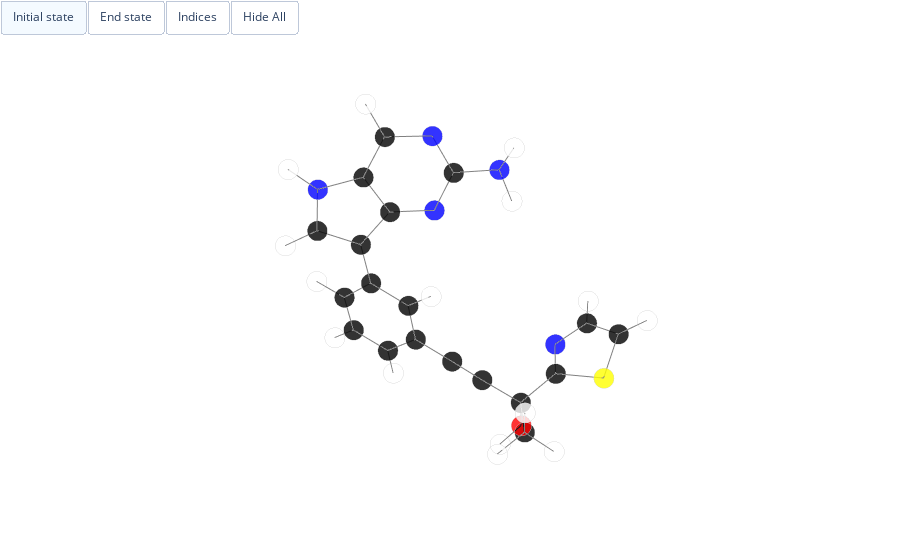

Here is the notebook cell this chart was saved with:
### Code cell
item = '/root/repo/prepare/4G3E_2/SYSTEM/Protein/inter2~mol409/morph.gro'
mg = MolGraph()
mg.read_grofile(item)
f = to_plotly_figure(mg)
iplot(f)

### Figure 1 — Plotly figure (JSON) as saved in the notebook; plotly's stock layout.template omitted (floating-point values rounded to 4 significant figures; data arrays with more than 128 entries replaced by an {"elided": "..."} marker saying what was removed)
{"data": [{"hoverinfo": "none", "marker": {"color": ["black", "black", "red", "black", "black", "black", "black", "black", "black", "black", "black", "black", "blue", "black", "black", "blue", "black", "blue", "blue", "black", "black", "black", "blue", "black", "black", "yellow", "white", "white", "white", "white", "white", "white", "white", "white", "white", "white", "white", "white", "white", "white", "white"], "line": {"color": "lightgray", "width": 2}, "opacity": 0.8, "size": 7, "symbol": "circle"}, "mode": "markers", "text": ["C", "C", "O", "C", "C", "C", "C", "C", "C", "C", "C", "C", "N", "C", "C", "N", "C", "N", "N", "C", "C", "C", "N", "C", "C", "S", "H", "H", "H", "H", "H", "H", "H", "H", "H", "H", "H", "H", "H", "H", "H"], "type": "scatter3d", "uid": "763620f8-ad13-4f59-bb08-a1b7fd8e6875", "x": [21.06, 20.01, 19.75, 20.57, 21.02, 21.56, 21.99, 22.52, 22.62, 22.2, 22.32, 23.33, 23.15, 22.06, 21.47, 20.37, 19.89, 18.77, 20.42, 21.52, 21.67, 18.7, 17.74, 16.66, 16.7, 18.26, 21.98, 21.23, 20.72, 20.57, 21.92, 22.84, 23.02, 24.16, 23.74, 21.82, 18.73, 18.74, 21.36, 15.84, 15.95], "y": [23.38, 22.3, 22.17, 21.06, 20.1, 18.93, 17.91, 16.76, 16.62, 17.63, 17.48, 16.76, 16.83, 17.61, 18, 18.78, 19.13, 19.94, 18.81, 18.03, 18.8, 22.65, 21.83, 22.3, 23.6, 24.21, 23.1, 23.48, 24.31, 21.95, 18.01, 15.99, 15.69, 16.2, 16.39, 17.72, 20.46, 20.46, 19.57, 21.71, 24.14], "z": [16.44, 16.2, 14.8, 16.76, 17.26, 17.83, 16.98, 17.53, 18.91, 19.79, 21.24, 21.86, 23.21, 23.49, 24.68, 24.61, 23.41, 23.4, 22.22, 22.29, 19.23, 16.86, 17.06, 17.65, 17.95, 17.41, 15.96, 17.5, 16.04, 14.34, 15.95, 16.92, 19.3, 21.45, 23.9, 25.66, 24.26, 22.53, 19.84, 17.86, 18.41]}, {"hoverinfo": "none", "marker": {"color": "grey", "opacity": 1, "size": 7}, "mode": "lines", "type": "scatter3d", "uid": "98aaae4e-a19b-4dc6-9d41-d124819b70b2", "x": {"elided": "264 float values"}, "y": {"elided": "264 float values"}, "z": {"elided": "264 float values"}}, {"hoverinfo": "none", "marker": {"color": "darkorange", "opacity": 0.2, "size": 3}, "mode": "lines", "type": "scatter3d", "uid": "e3338285-ef6b-4708-a4d1-ebd59d750d88", "x": [], "y": [], "z": []}], "layout": {"autosize": false, "hovermode": "closest", "margin": {"b": 0, "l": 0, "r": 0, "t": 0}, "scene": {"xaxis": {"showbackground": false, "showgrid": false, "showspikes": false, "showticklabels": false, "title": {"font": {"color": "white"}}, "zeroline": false}, "yaxis": {"showbackground": false, "showgrid": false, "showspikes": false, "showticklabels": false, "title": {"font": {"color": "white"}}, "zeroline": false}, "zaxis": {"showbackground": false, "showgrid": false, "showspikes": false, "showticklabels": false, "title": {"font": {"color": "white"}}, "zeroline": false}}, "showlegend": false, "updatemenus": [{"buttons": [{"args": [{"scene.annotations": [{"showarrow": false, "text": "C", "x": 21.06, "y": 23.38, "yshift": 15, "z": 16.44}, {"showarrow": false, "text": "C", "x": 20.01, "y": 22.3, "yshift": 15, "z": 16.2}, {"showarrow": false, "text": "O", "x": 19.75, "y": 22.17, "yshift": 15, "z": 14.8}, {"showarrow": false, "text": "C", "x": 20.57, "y": 21.06, "yshift": 15, "z": 16.76}, {"showarrow": false, "text": "C", "x": 21.02, "y": 20.1, "yshift": 15, "z": 17.26}, {"showarrow": false, "text": "C", "x": 21.56, "y": 18.93, "yshift": 15, "z": 17.83}, {"showarrow": false, "text": "C", "x": 21.99, "y": 17.91, "yshift": 15, "z": 16.98}, {"showarrow": false, "text": "C", "x": 22.52, "y": 16.76, "yshift": 15, "z": 17.53}, {"showarrow": false, "text": "C", "x": 22.62, "y": 16.62, "yshift": 15, "z": 18.91}, {"showarrow": false, "text": "C", "x": 22.2, "y": 17.63, "yshift": 15, "z": 19.79}, {"showarrow": false, "text": "C", "x": 22.32, "y": 17.48, "yshift": 15, "z": 21.24}, {"showarrow": false, "text": "C", "x": 23.33, "y": 16.76, "yshift": 15, "z": 21.86}, {"showarrow": false, "text": "N", "x": 23.15, "y": 16.83, "yshift": 15, "z": 23.21}, {"showarrow": false, "text": "C", "x": 22.06, "y": 17.61, "yshift": 15, "z": 23.49}, {"showarrow": false, "text": "C", "x": 21.47, "y": 18, "yshift": 15, "z": 24.68}, {"showarrow": false, "text": "N", "x": 20.37, "y": 18.78, "yshift": 15, "z": 24.61}, {"showarrow": false, "text": "C", "x": 19.89, "y": 19.13, "yshift": 15, "z": 23.41}, {"showarrow": false, "text": "N", "x": 18.77, "y": 19.94, "yshift": 15, "z": 23.4}, {"showarrow": false, "text": "N", "x": 20.42, "y": 18.81, "yshift": 15, "z": 22.22}, {"showarrow": false, "text": "C", "x": 21.52, "y": 18.03, "yshift": 15, "z": 22.29}, {"showarrow": false, "text": "C", "x": 21.67, "y": 18.8, "yshift": 15, "z": 19.23}, {"showarrow": false, "text": "C", "x": 18.7, "y": 22.65, "yshift": 15, "z": 16.86}, {"showarrow": false, "text": "N", "x": 17.74, "y": 21.83, "yshift": 15, "z": 17.06}, {"showarrow": false, "text": "C", "x": 16.66, "y": 22.3, "yshift": 15, "z": 17.65}, {"showarrow": false, "text": "C", "x": 16.7, "y": 23.6, "yshift": 15, "z": 17.95}, {"showarrow": false, "text": "S", "x": 18.26, "y": 24.21, "yshift": 15, "z": 17.41}, {"showarrow": false, "text": "H", "x": 21.98, "y": 23.1, "yshift": 15, "z": 15.96}, {"showarrow": false, "text": "H", "x": 21.23, "y": 23.48, "yshift": 15, "z": 17.5}, {"showarrow": false, "text": "H", "x": 20.72, "y": 24.31, "yshift": 15, "z": 16.04}, {"showarrow": false, "text": "H", "x": 20.57, "y": 21.95, "yshift": 15, "z": 14.34}, {"showarrow": false, "text": "H", "x": 21.92, "y": 18.01, "yshift": 15, "z": 15.95}, {"showarrow": false, "text": "H", "x": 22.84, "y": 15.99, "yshift": 15, "z": 16.92}, {"showarrow": false, "text": "H", "x": 23.02, "y": 15.69, "yshift": 15, "z": 19.3}, {"showarrow": false, "text": "H", "x": 24.16, "y": 16.2, "yshift": 15, "z": 21.45}, {"showarrow": false, "text": "H", "x": 23.74, "y": 16.39, "yshift": 15, "z": 23.9}, {"showarrow": false, "text": "H", "x": 21.82, "y": 17.72, "yshift": 15, "z": 25.66}, {"showarrow": false, "text": "H", "x": 18.73, "y": 20.46, "yshift": 15, "z": 24.26}, {"showarrow": false, "text": "H", "x": 18.74, "y": 20.46, "yshift": 15, "z": 22.53}, {"showarrow": false, "text": "H", "x": 21.36, "y": 19.57, "yshift": 15, "z": 19.84}, {"showarrow": false, "text": "H", "x": 15.84, "y": 21.71, "yshift": 15, "z": 17.86}, {"showarrow": false, "text": "H", "x": 15.95, "y": 24.14, "yshift": 15, "z": 18.41}]}], "label": "Initial state", "method": "relayout"}, {"args": [{"scene.annotations": [{"showarrow": false, "text": "C", "x": 21.06, "y": 23.38, "yshift": 15, "z": 16.44}, {"showarrow": false, "text": "C", "x": 20.01, "y": 22.3, "yshift": 15, "z": 16.2}, {"showarrow": false, "text": "O", "x": 19.75, "y": 22.17, "yshift": 15, "z": 14.8}, {"showarrow": false, "text": "C", "x": 20.57, "y": 21.06, "yshift": 15, "z": 16.76}, {"showarrow": false, "text": "C", "x": 21.02, "y": 20.1, "yshift": 15, "z": 17.26}, {"showarrow": false, "text": "C", "x": 21.56, "y": 18.93, "yshift": 15, "z": 17.83}, {"showarrow": false, "text": "C", "x": 21.99, "y": 17.91, "yshift": 15, "z": 16.98}, {"showarrow": false, "text": "C", "x": 22.52, "y": 16.76, "yshift": 15, "z": 17.53}, {"showarrow": false, "text": "C", "x": 22.62, "y": 16.62, "yshift": 15, "z": 18.91}, {"showarrow": false, "text": "C", "x": 22.2, "y": 17.63, "yshift": 15, "z": 19.79}, {"showarrow": false, "text": "C", "x": 22.32, "y": 17.48, "yshift": 15, "z": 21.24}, {"showarrow": false, "text": "C", "x": 23.33, "y": 16.76, "yshift": 15, "z": 21.86}, {"showarrow": false, "text": "N", "x": 23.15, "y": 16.83, "yshift": 15, "z": 23.21}, {"showarrow": false, "text": "C", "x": 22.06, "y": 17.61, "yshift": 15, "z": 23.49}, {"showarrow": false, "text": "C", "x": 21.47, "y": 18, "yshift": 15, "z": 24.68}, {"showarrow": false, "text": "N", "x": 20.37, "y": 18.78, "yshift": 15, "z": 24.61}, {"showarrow": false, "text": "C", "x": 19.89, "y": 19.13, "yshift": 15, "z": 23.41}, {"showarrow": false, "text": "N", "x": 18.77, "y": 19.94, "yshift": 15, "z": 23.4}, {"showarrow": false, "text": "N", "x": 20.42, "y": 18.81, "yshift": 15, "z": 22.22}, {"showarrow": false, "text": "C", "x": 21.52, "y": 18.03, "yshift": 15, "z": 22.29}, {"showarrow": false, "text": "C", "x": 21.67, "y": 18.8, "yshift": 15, "z": 19.23}, {"showarrow": false, "text": "C", "x": 18.7, "y": 22.65, "yshift": 15, "z": 16.86}, {"showarrow": false, "text": "N", "x": 17.74, "y": 21.83, "yshift": 15, "z": 17.06}, {"showarrow": false, "text": "C", "x": 16.66, "y": 22.3, "yshift": 15, "z": 17.65}, {"showarrow": false, "text": "C", "x": 16.7, "y": 23.6, "yshift": 15, "z": 17.95}, {"showarrow": false, "text": "S", "x": 18.26, "y": 24.21, "yshift": 15, "z": 17.41}, {"showarrow": false, "text": "H", "x": 21.98, "y": 23.1, "yshift": 15, "z": 15.96}, {"showarrow": false, "text": "H", "x": 21.23, "y": 23.48, "yshift": 15, "z": 17.5}, {"showarrow": false, "text": "H", "x": 20.72, "y": 24.31, "yshift": 15, "z": 16.04}, {"showarrow": false, "text": "H", "x": 20.57, "y": 21.95, "yshift": 15, "z": 14.34}, {"showarrow": false, "text": "H", "x": 21.92, "y": 18.01, "yshift": 15, "z": 15.95}, {"showarrow": false, "text": "H", "x": 22.84, "y": 15.99, "yshift": 15, "z": 16.92}, {"showarrow": false, "text": "H", "x": 23.02, "y": 15.69, "yshift": 15, "z": 19.3}, {"showarrow": false, "text": "H", "x": 24.16, "y": 16.2, "yshift": 15, "z": 21.45}, {"showarrow": false, "text": "H", "x": 23.74, "y": 16.39, "yshift": 15, "z": 23.9}, {"showarrow": false, "text": "H", "x": 21.82, "y": 17.72, "yshift": 15, "z": 25.66}, {"showarrow": false, "text": "H", "x": 18.73, "y": 20.46, "yshift": 15, "z": 24.26}, {"showarrow": false, "text": "H", "x": 18.74, "y": 20.46, "yshift": 15, "z": 22.53}, {"showarrow": false, "text": "H", "x": 21.36, "y": 19.57, "yshift": 15, "z": 19.84}, {"showarrow": false, "text": "H", "x": 15.84, "y": 21.71, "yshift": 15, "z": 17.86}, {"showarrow": false, "text": "H", "x": 15.95, "y": 24.14, "yshift": 15, "z": 18.41}]}], "label": "End state", "method": "relayout"}, {"args": [{"scene.annotations": [{"showarrow": false, "text": "1", "x": 21.06, "y": 23.38, "yshift": 15, "z": 16.44}, {"showarrow": false, "text": "2", "x": 20.01, "y": 22.3, "yshift": 15, "z": 16.2}, {"showarrow": false, "text": "3", "x": 19.75, "y": 22.17, "yshift": 15, "z": 14.8}, {"showarrow": false, "text": "4", "x": 20.57, "y": 21.06, "yshift": 15, "z": 16.76}, {"showarrow": false, "text": "5", "x": 21.02, "y": 20.1, "yshift": 15, "z": 17.26}, {"showarrow": false, "text": "6", "x": 21.56, "y": 18.93, "yshift": 15, "z": 17.83}, {"showarrow": false, "text": "7", "x": 21.99, "y": 17.91, "yshift": 15, "z": 16.98}, {"showarrow": false, "text": "8", "x": 22.52, "y": 16.76, "yshift": 15, "z": 17.53}, {"showarrow": false, "text": "9", "x": 22.62, "y": 16.62, "yshift": 15, "z": 18.91}, {"showarrow": false, "text": "10", "x": 22.2, "y": 17.63, "yshift": 15, "z": 19.79}, {"showarrow": false, "text": "11", "x": 22.32, "y": 17.48, "yshift": 15, "z": 21.24}, {"showarrow": false, "text": "12", "x": 23.33, "y": 16.76, "yshift": 15, "z": 21.86}, {"showarrow": false, "text": "13", "x": 23.15, "y": 16.83, "yshift": 15, "z": 23.21}, {"showarrow": false, "text": "14", "x": 22.06, "y": 17.61, "yshift": 15, "z": 23.49}, {"showarrow": false, "text": "15", "x": 21.47, "y": 18, "yshift": 15, "z": 24.68}, {"showarrow": false, "text": "16", "x": 20.37, "y": 18.78, "yshift": 15, "z": 24.61}, {"showarrow": false, "text": "17", "x": 19.89, "y": 19.13, "yshift": 15, "z": 23.41}, {"showarrow": false, "text": "18", "x": 18.77, "y": 19.94, "yshift": 15, "z": 23.4}, {"showarrow": false, "text": "19", "x": 20.42, "y": 18.81, "yshift": 15, "z": 22.22}, {"showarrow": false, "text": "20", "x": 21.52, "y": 18.03, "yshift": 15, "z": 22.29}, {"showarrow": false, "text": "21", "x": 21.67, "y": 18.8, "yshift": 15, "z": 19.23}, {"showarrow": false, "text": "22", "x": 18.7, "y": 22.65, "yshift": 15, "z": 16.86}, {"showarrow": false, "text": "23", "x": 17.74, "y": 21.83, "yshift": 15, "z": 17.06}, {"showarrow": false, "text": "24", "x": 16.66, "y": 22.3, "yshift": 15, "z": 17.65}, {"showarrow": false, "text": "25", "x": 16.7, "y": 23.6, "yshift": 15, "z": 17.95}, {"showarrow": false, "text": "26", "x": 18.26, "y": 24.21, "yshift": 15, "z": 17.41}, {"showarrow": false, "text": "27", "x": 21.98, "y": 23.1, "yshift": 15, "z": 15.96}, {"showarrow": false, "text": "28", "x": 21.23, "y": 23.48, "yshift": 15, "z": 17.5}, {"showarrow": false, "text": "29", "x": 20.72, "y": 24.31, "yshift": 15, "z": 16.04}, {"showarrow": false, "text": "30", "x": 20.57, "y": 21.95, "yshift": 15, "z": 14.34}, {"showarrow": false, "text": "31", "x": 21.92, "y": 18.01, "yshift": 15, "z": 15.95}, {"showarrow": false, "text": "32", "x": 22.84, "y": 15.99, "yshift": 15, "z": 16.92}, {"showarrow": false, "text": "33", "x": 23.02, "y": 15.69, "yshift": 15, "z": 19.3}, {"showarrow": false, "text": "34", "x": 24.16, "y": 16.2, "yshift": 15, "z": 21.45}, {"showarrow": false, "text": "35", "x": 23.74, "y": 16.39, "yshift": 15, "z": 23.9}, {"showarrow": false, "text": "36", "x": 21.82, "y": 17.72, "yshift": 15, "z": 25.66}, {"showarrow": false, "text": "37", "x": 18.73, "y": 20.46, "yshift": 15, "z": 24.26}, {"showarrow": false, "text": "38", "x": 18.74, "y": 20.46, "yshift": 15, "z": 22.53}, {"showarrow": false, "text": "39", "x": 21.36, "y": 19.57, "yshift": 15, "z": 19.84}, {"showarrow": false, "text": "40", "x": 15.84, "y": 21.71, "yshift": 15, "z": 17.86}, {"showarrow": false, "text": "41", "x": 15.95, "y": 24.14, "yshift": 15, "z": 18.41}]}], "label": "Indices", "method": "relayout"}, {"args": [{"scene.annotations": []}], "label": "Hide All", "method": "relayout"}], "direction": "right", "type": "buttons", "xanchor": "left", "yanchor": "top"}]}}
